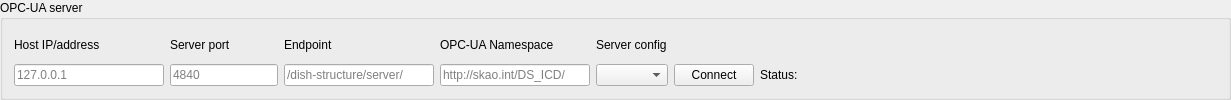
     <widget class="QGroupBox" name="groupBox_server">
      <property name="maximumSize">
       <size>
        <width>16777215</width>
        <height>100</height>
       </size>
      </property>
      <property name="title">
       <string>OPC-UA server</string>
      </property>
      <layout class="QGridLayout" name="gridLayout_11">
       <item row="0" column="0">
        <widget class="QLabel" name="label_29">
         <property name="text">
          <string>Host IP/address</string>
         </property>
        </widget>
       </item>
       <item row="0" column="1">
        <widget class="QLabel" name="label_30">
         <property name="text">
          <string>Server port</string>
         </property>
        </widget>
       </item>
       <item row="0" column="2">
        <widget class="QLabel" name="label_31">
         <property name="text">
          <string>Endpoint</string>
         </property>
        </widget>
       </item>
       <item row="0" column="3">
        <widget class="QLabel" name="label_32">
         <property name="text">
          <string>OPC-UA Namespace</string>
         </property>
        </widget>
       </item>
       <item row="0" column="4" colspan="2">
        <widget class="QLabel" name="label_33">
         <property name="text">
          <string>Server config</string>
         </property>
        </widget>
       </item>
       <item row="0" column="6" colspan="3">
        <spacer name="horizontalSpacer_25">
         <property name="orientation">
          <enum>Qt::Horizontal</enum>
         </property>
         <property name="sizeHint" stdset="0">
          <size>
           <width>463</width>
           <height>20</height>
          </size>
         </property>
        </spacer>
       </item>
       <item row="1" column="0">
        <widget class="QLineEdit" name="input_server_address">
         <property name="sizePolicy">
          <sizepolicy hsizetype="Expanding" vsizetype="Fixed">
           <horstretch>0</horstretch>
           <verstretch>0</verstretch>
          </sizepolicy>
         </property>
         <property name="minimumSize">
          <size>
           <width>150</width>
           <height>0</height>
          </size>
         </property>
         <property name="readOnly">
          <bool>false</bool>
         </property>
         <property name="placeholderText">
          <string>127.0.0.1</string>
         </property>
        </widget>
       </item>
       <item row="1" column="1">
        <widget class="QLineEdit" name="input_server_port">
         <property name="sizePolicy">
          <sizepolicy hsizetype="Expanding" vsizetype="Fixed">
           <horstretch>0</horstretch>
           <verstretch>0</verstretch>
          </sizepolicy>
         </property>
         <property name="minimumSize">
          <size>
           <width>60</width>
           <height>0</height>
          </size>
         </property>
         <property name="readOnly">
          <bool>false</bool>
         </property>
         <property name="placeholderText">
          <string>4840</string>
         </property>
        </widget>
       </item>
       <item row="1" column="2">
        <widget class="QLineEdit" name="input_server_endpoint">
         <property name="sizePolicy">
          <sizepolicy hsizetype="Expanding" vsizetype="Fixed">
           <horstretch>0</horstretch>
           <verstretch>0</verstretch>
          </sizepolicy>
         </property>
         <property name="minimumSize">
          <size>
           <width>150</width>
           <height>0</height>
          </size>
         </property>
         <property name="readOnly">
          <bool>false</bool>
         </property>
         <property name="placeholderText">
          <string>/dish-structure/server/</string>
         </property>
        </widget>
       </item>
       <item row="1" column="3">
        <widget class="QLineEdit" name="input_server_namespace">
         <property name="sizePolicy">
          <sizepolicy hsizetype="Expanding" vsizetype="Fixed">
           <horstretch>0</horstretch>
           <verstretch>0</verstretch>
          </sizepolicy>
         </property>
         <property name="minimumSize">
          <size>
           <width>150</width>
           <height>0</height>
          </size>
         </property>
         <property name="readOnly">
          <bool>false</bool>
         </property>
         <property name="placeholderText">
          <string>http://skao.int/DS_ICD/</string>
         </property>
        </widget>
       </item>
       <item row="1" column="4">
        <widget class="QComboBox" name="dropdown_server_config_select"/>
       </item>
       <item row="1" column="5" colspan="2">
        <widget class="QPushButton" name="btn_server_connect">
         <property name="text">
          <string>Connect</string>
         </property>
         <property name="autoDefault">
          <bool>true</bool>
         </property>
        </widget>
       </item>
       <item row="1" column="7">
        <widget class="QLabel" name="label_connection_status">
         <property name="text">
          <string>Status:</string>
         </property>
         <property name="alignment">
          <set>Qt::AlignLeading|Qt::AlignLeft|Qt::AlignVCenter</set>
         </property>
        </widget>
       </item>
       <item row="1" column="8">
        <spacer name="horizontalSpacer_5">
         <property name="orientation">
          <enum>Qt::Horizontal</enum>
         </property>
         <property name="sizeHint" stdset="0">
          <size>
           <width>326</width>
           <height>20</height>
          </size>
         </property>
        </spacer>
       </item>
      </layout>
     </widget>
